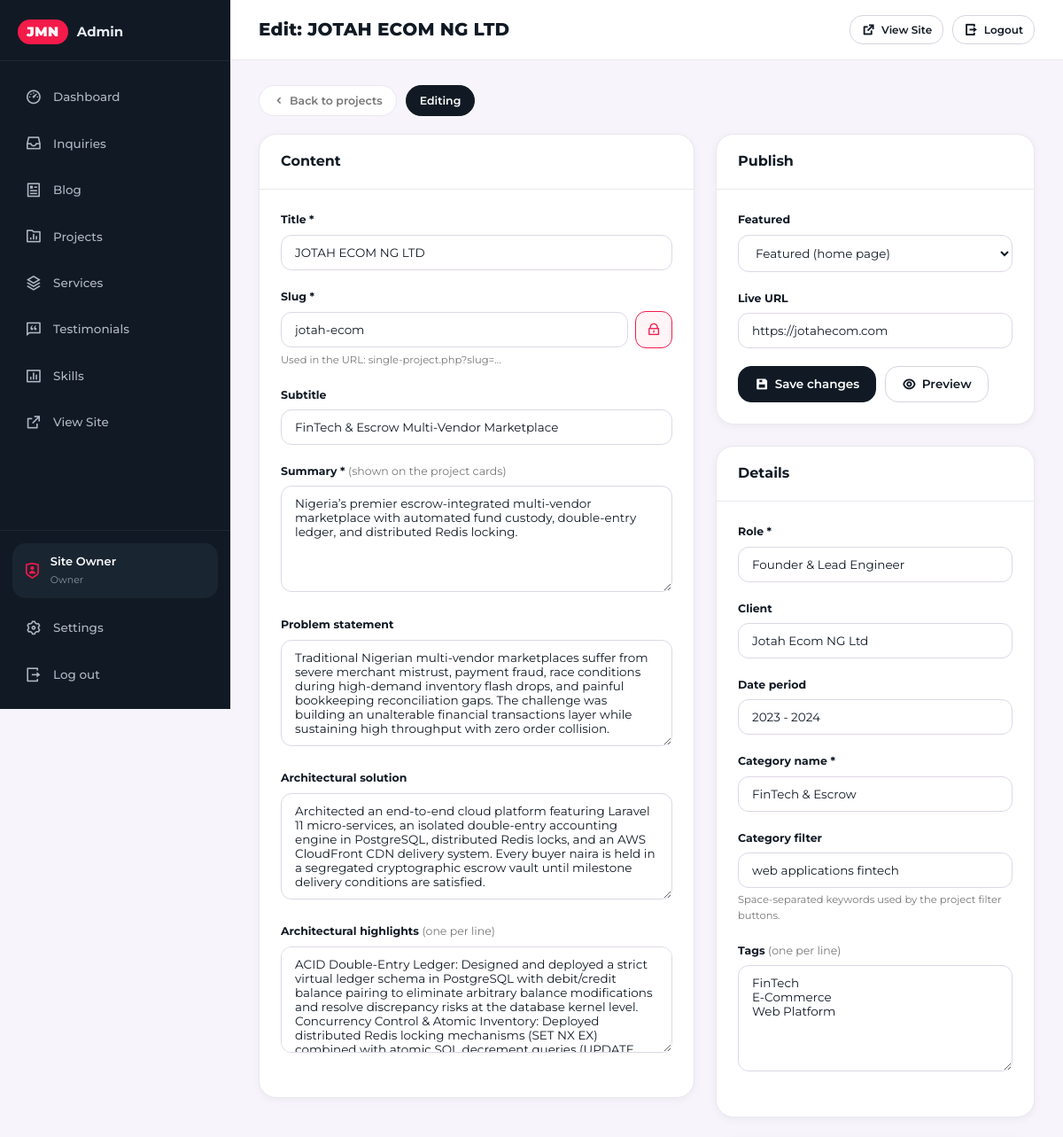
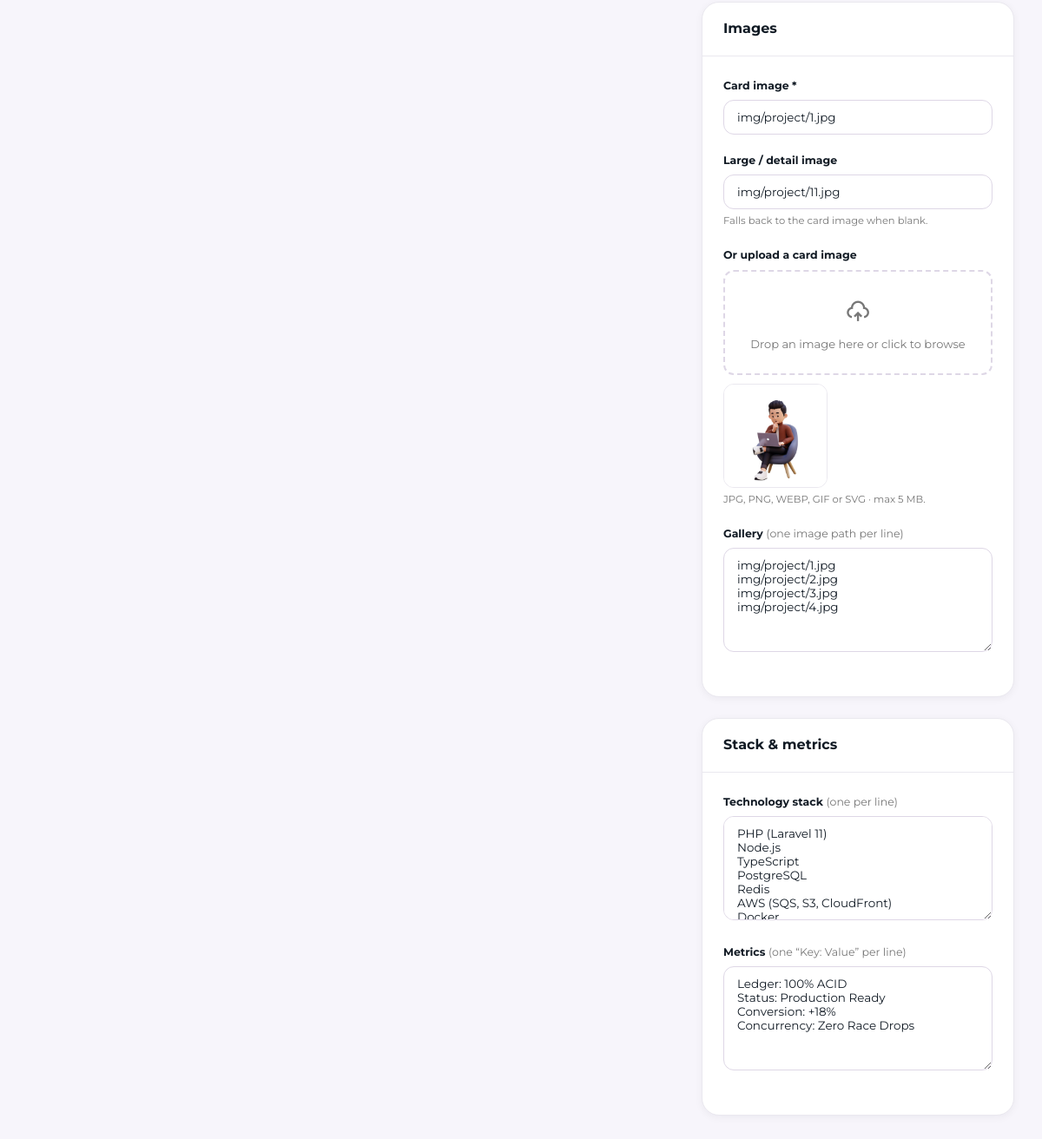
/admin/project-edit.php?id=1 (signed in), run on the app's committed database (2 pictures, top to bottom).
### tables this page shows
CREATE TABLE `projects` (
  `id` bigint unsigned NOT NULL AUTO_INCREMENT,
  `slug` varchar(191) NOT NULL,
  `title` varchar(255) NOT NULL,
  `subtitle` varchar(255) DEFAULT NULL,
  `role` varchar(150) NOT NULL,
  `client` varchar(150) DEFAULT NULL,
  `date_period` varchar(100) DEFAULT NULL,
  `featured` tinyint(1) NOT NULL DEFAULT '0',
  `category_filter` varchar(100) NOT NULL,
  `category_name` varchar(100) NOT NULL,
  `categories` json DEFAULT NULL,
  `summary` text NOT NULL,
  `image` varchar(255) NOT NULL,
  `image_large` varchar(255) NOT NULL,
  `metrics` json DEFAULT NULL,
  `stack` json DEFAULT NULL,
  `architectural_highlights` json DEFAULT NULL,
  `problem_statement` text,
  `solution` text,
  `gallery` json DEFAULT NULL,
  `live_url` varchar(255) DEFAULT NULL,
  `created_at` datetime NOT NULL DEFAULT CURRENT_TIMESTAMP,
  PRIMARY KEY (`id`),
  UNIQUE KEY `slug` (`slug`),
  KEY `idx_slug` (`slug`),
  KEY `idx_featured` (`featured`)
);

### admin/project-edit.php (the view, shortened to what the rows shown need)
<?php
require_once __DIR__ . '/includes/auth.php';
$db = get_db();
$id = (int)($_GET['id'] ?? $_POST['id'] ?? 0);
$isNew = $id <= 0;
$project = [
    'id' => 0, 'slug' => '', 'title' => '', 'subtitle' => '', 'role' => '',
    'client' => '', 'date_period' => '', 'featured' => 0,
    'category_filter' => '', 'category_name' => '', 'categories' => [],
    'summary' => '', 'image' => '', 'image_large' => '',
    'metrics' => [], 'stack' => [], 'architectural_highlights' => [],
    'problem_statement' => '', 'solution' => '', 'gallery' => [], 'live_url' => '',
];
if (!$isNew && $db !== null) {
    try {
        $stmt = $db->prepare('SELECT * FROM `projects` WHERE id = ? LIMIT 1');
        $stmt->execute([$id]);
        $row = $stmt->fetch();
        $project = [
            'id'                     => (int)$row['id'],
            'slug'                   => (string)$row['slug'],
            'title'                  => (string)$row['title'],
            'subtitle'               => (string)($row['subtitle'] ?? ''),
            'role'                   => (string)$row['role'],
            'client'                 => (string)($row['client'] ?? ''),
            'date_period'            => (string)($row['date_period'] ?? ''),
            'featured'               => (int)$row['featured'],
            'category_filter'        => (string)$row['category_filter'],
            'category_name'          => (string)$row['category_name'],
            'categories'             => json_decode($row['categories'] ?? '[]', true) ?: [],
            'summary'                => (string)$row['summary'],
            'image'                  => (string)$row['image'],
            'image_large'            => (string)$row['image_large'],
            'metrics'                => json_decode($row['metrics'] ?? '{}', true) ?: [],
            'stack'                  => json_decode($row['stack'] ?? '[]', true) ?: [],
            'architectural_highlights' => json_decode($row['architectural_highlights'] ?? '[]', true) ?: [],
            'problem_statement'      => (string)($row['problem_statement'] ?? ''),
            'solution'               => (string)($row['solution'] ?? ''),
            'gallery'                => json_decode($row['gallery'] ?? '[]', true) ?: [],
            'live_url'               => (string)($row['live_url'] ?? ''),
        ];
    } catch (Throwable $e) {
        error_log('Project edit load failed: ' . $e->getMessage());
        $_SESSION['flash_err'] = 'Could not load the project.';
        header('Location: projects.php');
        exit;
    }
}
$adminTitle = $isNew ? 'New Project' : 'Edit: ' . $project['title'];
require_once __DIR__ . '/includes/layout-header.php';
?>
<form method="post" action="project-edit.php<?= $isNew ? '' : '?id=' . $id ?>" enctype="multipart/form-data" id="projectForm">
    <div class="admin-detail-grid">
        <div>
            <div class="admin-card">
                <div class="admin-card-head"><h2>Content</h2></div>
                <div class="admin-card-body">
                    <div class="admin-field">
                        <label for="f_title">Title *</label>
                        <input class="admin-input" type="text" id="f_title" name="title"
                               value="<?= e($project['title']) ?>" required maxlength="255">
                    </div>
                    <div class="admin-field">
                        <div class="admin-slug-row">
                            <input class="admin-input" type="text" id="f_slug" name="slug"
                                   value="<?= e($project['slug']) ?>" placeholder="auto-generated-from-title">
                            <button type="button" class="admin-slug-lock" id="slug_lock"
                                    data-initial-locked="<?= $isNew ? '0' : '1' ?>"
                                    title="Lock / unlock auto-generation">
                                <i class="ri-lock-line"></i>
                            </button>
                        </div>
                    </div>
                    <div class="admin-field">
                        <label for="f_subtitle">Subtitle</label>
                        <input class="admin-input" type="text" id="f_subtitle" name="subtitle"
                               value="<?= e($project['subtitle']) ?>" maxlength="255">
                    </div>
                    <div class="admin-field">
                        <label for="f_summary">Summary * <span style="font-weight:400;color:var(--a-muted);">(shown on the project cards)</span></label>
                        <textarea class="admin-textarea" id="f_summary" name="summary" rows="3" required><?= e($project['summary']) ?></textarea>
                    </div>
                    <div class="admin-field">
                        <label for="f_problem_statement">Problem statement</label>
                        <textarea class="admin-textarea" id="f_problem_statement" name="problem_statement" rows="5"><?= e($project['problem_statement']) ?></textarea>
                    </div>
                    <div class="admin-field">
                        <label for="f_solution">Architectural solution</label>
                        <textarea class="admin-textarea" id="f_solution" name="solution" rows="6"><?= e($project['solution']) ?></textarea>
                    </div>
                </div>
            </div>
        </div>
        <div>
            <div class="admin-card">
                <div class="admin-card-head"><h2>Publish</h2></div>
                <div class="admin-card-body">
                    <div class="admin-field">
                        <label for="f_featured">Featured</label>
                        <select class="admin-select" id="f_featured" name="featured">
                            <option value="1" <?= $project['featured'] === 1 ? 'selected' : '' ?>>Featured (home page)</option>
                        </select>
                    </div>
                    <div class="admin-field">
                        <label for="f_live_url">Live URL</label>
                        <input class="admin-input" type="url" id="f_live_url" name="live_url"
                               value="<?= e($project['live_url']) ?>" placeholder="https://…">
                    </div>
                </div>
            </div>
            <div class="admin-card">
                <div class="admin-card-head"><h2>Details</h2></div>
                <div class="admin-card-body">
                    <div class="admin-field">
                        <label for="f_role">Role *</label>
                        <input class="admin-input" type="text" id="f_role" name="role"
                               value="<?= e($project['role']) ?>" maxlength="150">
                    </div>
                    <div class="admin-field">
                        <label for="f_client">Client</label>
                        <input class="admin-input" type="text" id="f_client" name="client"
                               value="<?= e($project['client']) ?>" maxlength="150">
                    </div>
                    <div class="admin-field">
                        <label for="f_date_period">Date period</label>
                        <input class="admin-input" type="text" id="f_date_period" name="date_period"
                               value="<?= e($project['date_period']) ?>" placeholder="2023 - 2024" maxlength="100">
                    </div>
                    <div class="admin-field">
                        <label for="f_category_name">Category name *</label>
                        <input class="admin-input" type="text" id="f_category_name" name="category_name"
                               value="<?= e($project['category_name']) ?>" maxlength="100">
                    </div>
                    <div class="admin-field">
                        <label for="f_category_filter">Category filter</label>
                        <input class="admin-input" type="text" id="f_category_filter" name="category_filter"
                               value="<?= e($project['category_filter']) ?>" placeholder="web applications fintech" maxlength="100">
                        <div class="admin-hint">Space-separated keywords used by the project filter buttons.</div>
                    </div>
                </div>
            </div>
            <div class="admin-card">
                <div class="admin-card-head"><h2>Images</h2></div>
                <div class="admin-card-body">
                    <div class="admin-field">
                        <label for="f_image">Card image *</label>
                        <input class="admin-input" type="text" id="f_image" name="image"
                               value="<?= e($project['image']) ?>" placeholder="img/project/1.jpg">
                    </div>
                    <div class="admin-field">
                        <label for="f_image_large">Large / detail image</label>
                        <input class="admin-input" type="text" id="f_image_large" name="image_large"
                               value="<?= e($project['image_large']) ?>" placeholder="img/project/11.jpg">
                        <div class="admin-hint">Falls back to the card image when blank.</div>
                    </div>
                    <div class="admin-field">
                        <label>Or upload a card image</label>
                        <div class="admin-drop" id="imageDrop">
                            <i class="ri-upload-cloud-2-line"></i>
                            Drop an image here or click to browse
                        </div>
                        <?php if ($project['image'] !== ''): ?>
                            <img class="admin-img-preview" id="imgPreview" src="<?= e($project['image']) ?>" alt="" style="display:block;">
                        <?php else: ?>
                            <img class="admin-img-preview" id="imgPreview" src="" alt="">
                        <?php endif; ?>
                        <div class="admin-hint">JPG, PNG, WEBP, GIF or SVG &middot; max 5 MB.</div>
                    </div>
                </div>
            </div>
            <div class="admin-card">
                <div class="admin-card-head"><h2>Stack &amp; metrics</h2></div>
            </div>
        </div>
    </div>
</form>
<?php require_once __DIR__ . '/includes/layout-footer.php'; ?>

### admin/includes/layout-header.php (shortened to what the rows shown need)
<?php
require_once __DIR__ . '/auth.php';
$adminTitle = $adminTitle ?? 'Dashboard';
$adminUser  = admin_current_user();
?>
<!DOCTYPE html>
<html lang="en">
<head>
    <link rel="stylesheet" href="https://cdn.jsdelivr.net/npm/remixicon@4.2.0/fonts/remixicon.css">
    <?php $adminCssVer = file_exists(dirname(__DIR__) . '/assets/admin.css') ? (string)filemtime(dirname(__DIR__) . '/assets/admin.css') : '1.0'; ?>
    <link rel="stylesheet" href="<?= e(url('admin/assets/admin.css')) ?>?v=<?= e($adminCssVer) ?>">
</head>
<body class="admin-body">
<div class="admin-shell">
    <aside class="admin-sidebar" id="adminSidebar" aria-label="Admin Navigation">
        <div class="admin-sidebar-foot">
            <div class="admin-user-chip">
                <div>
                    <strong><?= e($adminUser['display_name'] ?? 'Admin') ?></strong>
                    <small><?= e($adminUser['role'] ?? 'owner') ?></small>
                </div>
            </div>
        </div>
    </aside>
    <div class="admin-main">
        <header class="admin-topbar">
            <h1 class="admin-topbar-title"><?= e($adminTitle) ?></h1>
        </header>
        <main class="admin-content">

### data on the page
projects: title "JOTAH ECOM NG LTD", slug "jotah-ecom", subtitle "FinTech & Escrow Multi-Vendor Marketplace", summary "Nigeria’s premier escrow-integrated multi-vendor marketplace with automated fund custody, double-entry ledger, and distributed Redis locking.", problem_statement "Traditional Nigerian multi-vendor marketplaces suffer from severe merchant mistrust, payment fraud, race conditions during high-demand inventory flash drops, and painful bookkeeping reconciliation gaps. The challenge was building an unalterable financial transactions layer while sustaining high throughput with zero order collision.", solution "Architected an end-to-end cloud platform featuring Laravel 11 micro-services, an isolated double-entry accounting engine in PostgreSQL, distributed Redis locks, and an AWS CloudFront CDN delivery system. Every buyer naira is held in a segregated cryptographic escrow vault until milestone delivery conditions are satisfied.", featured "Featured (home page)", live_url "https://jotahecom.com", role "Founder & Lead Engineer", client "Jotah Ecom NG Ltd", date_period "2023 - 2024", category_name "FinTech & Escrow", category_filter "web applications fintech", image "img/project/1.jpg", image_large "img/project/11.jpg", image (picture)

### other printed values
$adminUser['display_name'] "Site Owner"
$adminUser['role'] "Owner"
$adminTitle "Edit: JOTAH ECOM NG LTD"
